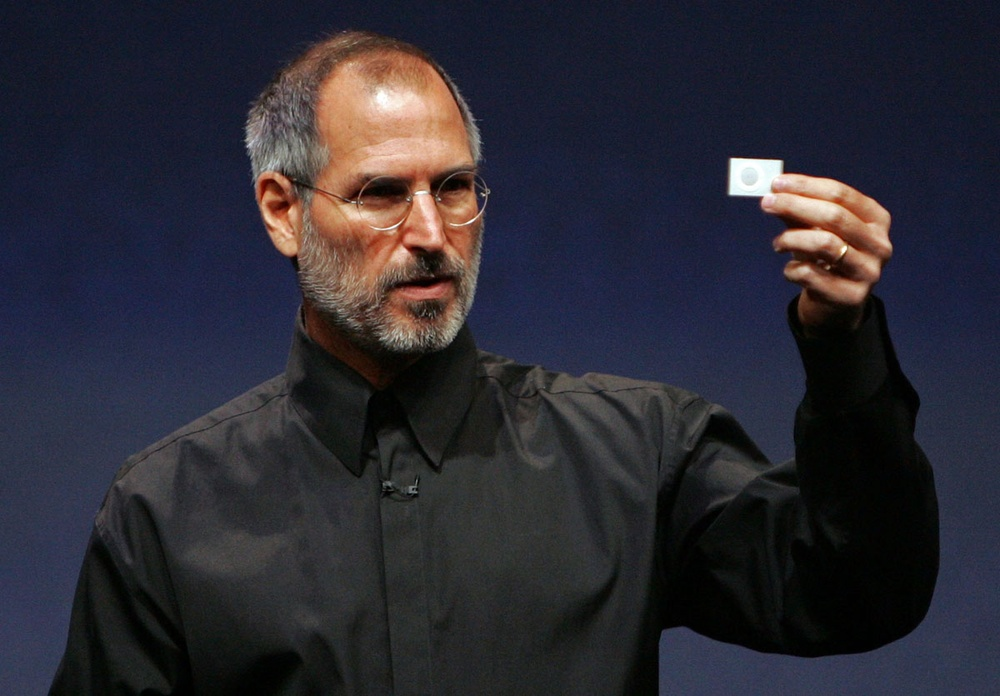
#> input picture Computer Vision with Python/Image Data Sets/stevejobs.jpg, 1000 x 696 px, shrunk from 1200 x 835 before the run, found by its file name
$ jupyter execute '4-Smoothing Images.ipynb'
#> lines starting #> are read from the running program, lines starting #| are printed output that depends on the picture
https://opencv-python-tutroals.readthedocs.io/en/latest/py_tutorials/py_imgproc/py_filtering/py_filtering.html

https://docs.opencv.org/2.4/modules/imgproc/doc/filtering.html?highlight=filter2d

As for one-dimensional signals, images also can be filtered with various low-pass filters (LPF), high-pass filters (HPF), etc. A LPF helps in removing noise, or blurring the image. A HPF filters helps in finding edges in an image.

# 2D Convolution ( Image Filtering )

[cell 1]
import numpy as np
import cv2

filepath = "C:\\Users\\Aung Thiha\\Computer Vision with Python\\Image Data Sets\\stevejobs.jpg"
img = cv2.imread(filepath)
#> img is the input picture: shape (696, 1000, 3); mean B, G, R 50.7, 41.7, 43

kernel = np.ones((5,5),np.float32)/25
blur = cv2.filter2D(img,-1,kernel)

#cv2.imshow("Steve Jobs",img)
cv2.imshow("Bluring",blur)
cv2.waitKey(0)
cv2.destroyAllWindows()

# Image Blurring (Image Smoothing)

### 1. Averaging

This is done by convolving the image with a normalized box filter. It simply takes the average of all the pixels under kernel area and replaces the central element with this average

[cell 2]
import numpy as np
import cv2

filepath = "C:\\Users\\Aung Thiha\\Computer Vision with Python\\Image Data Sets\\stevejobs.jpg"
img = cv2.imread(filepath)

#cv2.blur(src, ksize[, dst[, anchor[, borderType]]])
kernel = (8,8)
blur = cv2.blur(img,kernel)

#cv2.imshow("Steve Jobs",img)
cv2.imshow("Bluring",blur)
cv2.waitKey(0)
cv2.destroyAllWindows()

### 2. Gaussian Filtering

We should specify the width and height of the kernel which should be positive and odd. We also should specify the standard deviation in the X and Y directions, sigmaX and sigmaY respectively. If only sigmaX is specified, sigmaY is taken as equal to sigmaX. If both are given as zeros, they are calculated from the kernel size. Gaussian filtering is highly effective in removing Gaussian noise from the image.Gaussian filter takes the a neighborhood around the pixel and finds its Gaussian weighted average. This Gaussian filter is a function of space alone, that is, nearby pixels are considered while filtering.

[cell 3]
import numpy as np
import cv2

filepath = "C:\\Users\\Aung Thiha\\Computer Vision with Python\\Image Data Sets\\stevejobs.jpg"
img = cv2.imread(filepath)

#cv2.GaussianBlur(src, ksize, sigmaX[, dst[, sigmaY[, borderType]]])
kernel = (15,15)
blur = cv2.GaussianBlur(img,kernel,0)

#cv2.imshow("Steve Jobs",img)
cv2.imshow("Bluring",blur)
cv2.waitKey(0)
cv2.destroyAllWindows()

### 3. Median Filtering

Here, the function cv2.medianBlur() computes the median of all the pixels under the kernel window and the central pixel is replaced with this median value. This is highly effective in removing salt-and-pepper noise. One interesting thing to note is that, in the Gaussian and box filters, the filtered value for the central element can be a value which may not exist in the original image. However this is not the case in median filtering, since the central element is always replaced by some pixel value in the image. This reduces the noise effectively. The kernel size must be a positive odd integer.

[cell 4]
import numpy as np
import cv2

filepath = "C:\\Users\\Aung Thiha\\Computer Vision with Python\\Image Data Sets\\stevejobs.jpg"
img = cv2.imread(filepath)

#cv2.medianBlur(src, ksize[, dst])
blur = cv2.medianBlur(img,15)

#cv2.imshow("Steve Jobs",img)
cv2.imshow("Bluring",blur)
cv2.waitKey(0)
cv2.destroyAllWindows()

### 4. Bilateral Filtering

cv2.bilateralFilter(), which was defined for, and is highly effective at noise removal while preserving edges. But the operation is slower compared to other filters.

[cell 5]
import numpy as np
import cv2

filepath = "C:\\Users\\Aung Thiha\\Computer Vision with Python\\Image Data Sets\\stevejobs.jpg"
img = cv2.imread(filepath)

#cv2.bilateralFilter(src, d, sigmaColor, sigmaSpace[, dst[, borderType]])
blur = cv2.bilateralFilter(img,50,100,100)
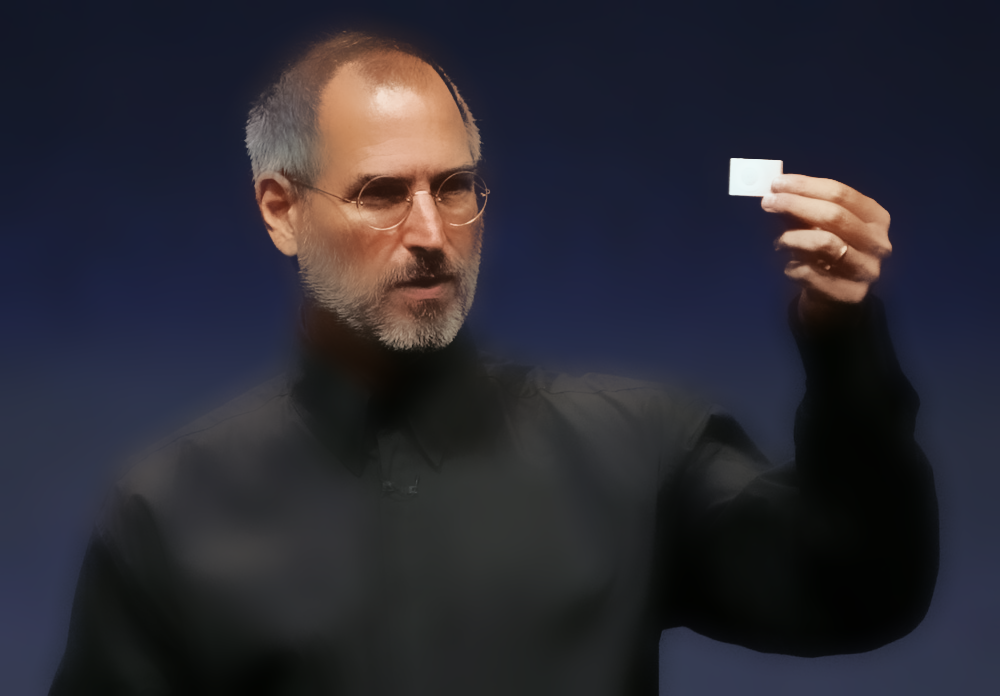
#> blur: shape (696, 1000, 3); mean B, G, R 50.7, 41.6, 42.9

#cv2.imshow("Steve Jobs",img)
cv2.imshow("Bluring",blur)
cv2.waitKey(0)
cv2.destroyAllWindows()


$ run again, with Computer Vision with Python/Image Data Sets/ronaldo.jpg copied over Computer Vision with Python/Image Data Sets/stevejobs.jpg
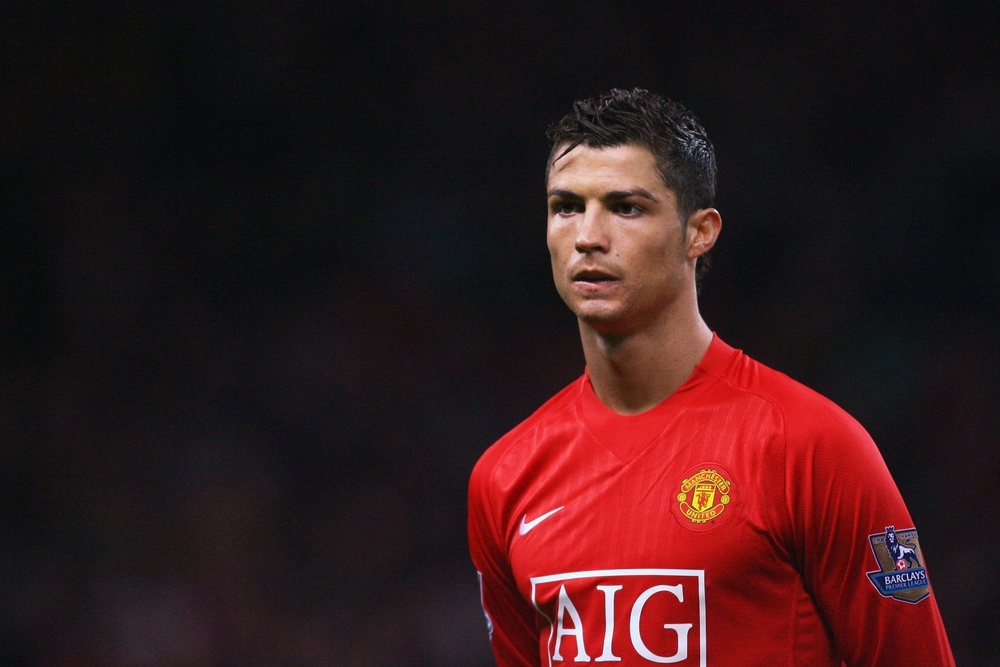
#> input picture Computer Vision with Python/Image Data Sets/ronaldo.jpg, 1000 x 667 px, shrunk from 1920 x 1280 before the run, found by its file name
#> img is the input picture: shape (667, 1000, 3); mean B, G, R 27.5, 26, 53.8
#> `blur = cv2.medianBlur(img,15)`:
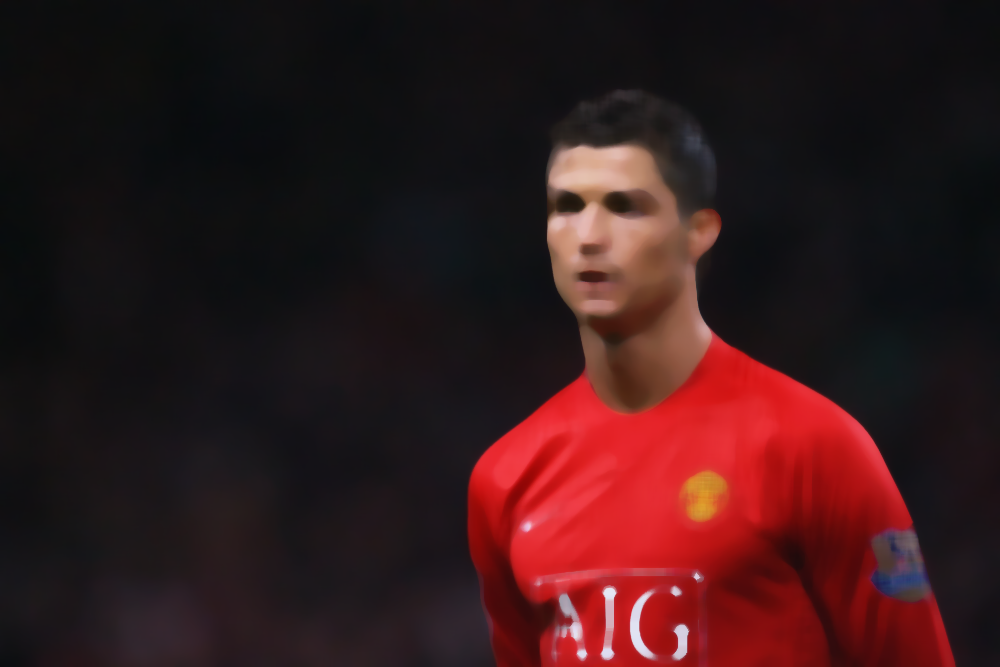
#> blur: shape (667, 1000, 3); mean B, G, R 26.4, 24.9, 53.6
#> `blur = cv2.bilateralFilter(img,50,100,100)`:
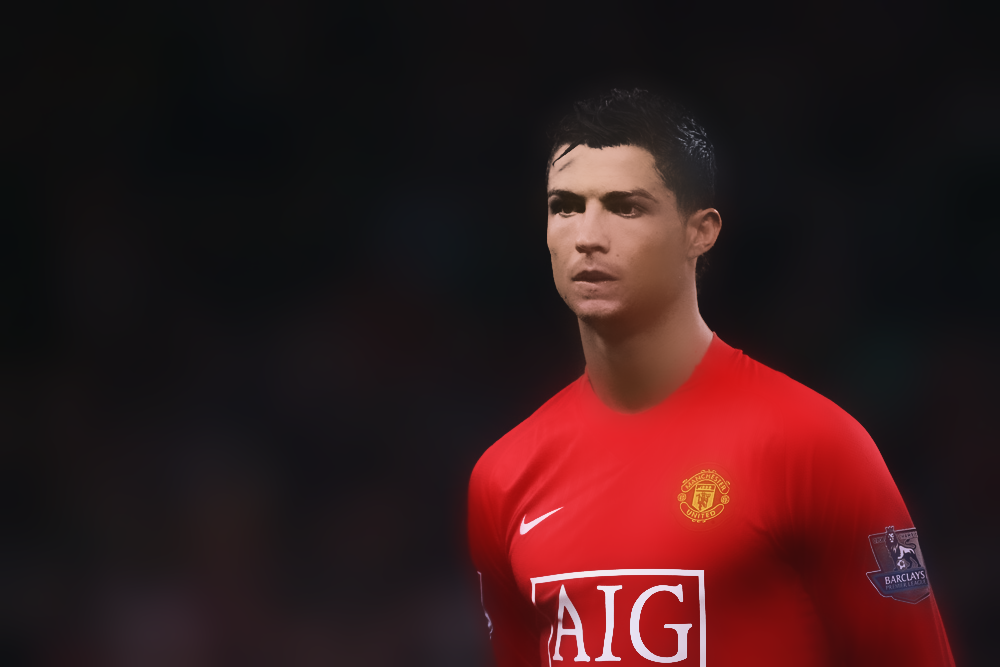
#> blur: shape (667, 1000, 3); mean B, G, R 27.3, 25.7, 53.7
